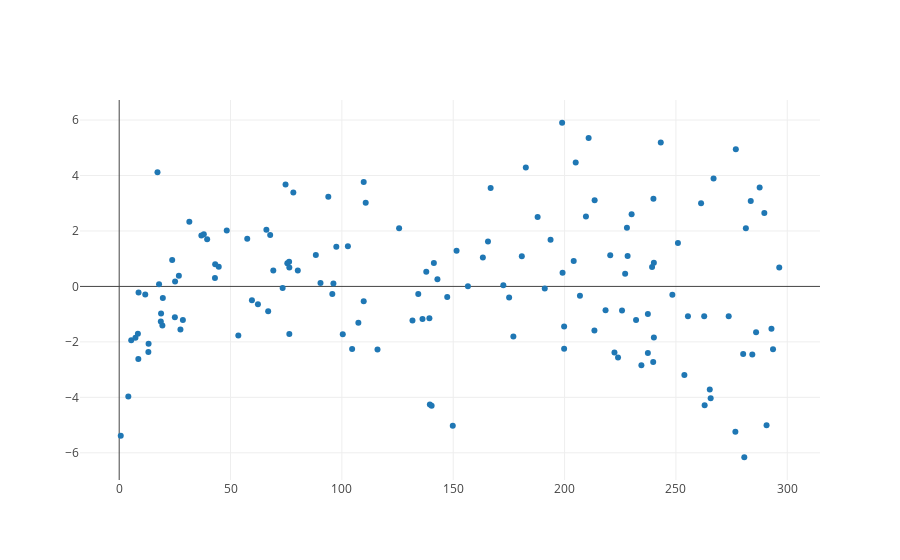

Source (notebook cell):
### Code cell
trace0 = go.Scatter(
    x = x_train,
    y = res,
    mode = 'markers'
)
data = [trace0]

# Plot and embed in ipython notebook!
iplot(data, filename='basic-scatter')

### Figure 1 — Plotly figure (JSON) as saved in the notebook; plotly's stock layout.template omitted (floating-point values rounded to 4 significant figures; data arrays with more than 128 entries replaced by an {"elided": "..."} marker saying what was removed)
{"data": [{"mode": "markers", "type": "scatter", "uid": "32afe411-2d85-4716-8d0b-3ccd5e655e23", "x": {"elided": "140 float values"}, "y": {"elided": "140 float values"}}], "layout": {"autosize": true, "xaxis": {"autorange": true, "range": [-17.42, 314.5], "type": "linear"}, "yaxis": {"autorange": true, "range": [-7.043, 6.786], "type": "linear"}}}
